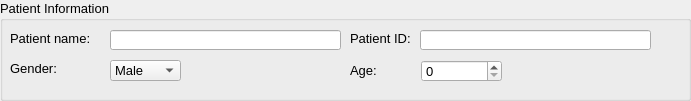
    <widget class="QGroupBox" name="groupBox">
     <property name="geometry">
      <rect>
       <x>0</x>
       <y>40</y>
       <width>691</width>
       <height>101</height>
      </rect>
     </property>
     <property name="sizePolicy">
      <sizepolicy hsizetype="Expanding" vsizetype="Expanding">
       <horstretch>2</horstretch>
       <verstretch>2</verstretch>
      </sizepolicy>
     </property>
     <property name="font">
      <font>
       <pointsize>10</pointsize>
      </font>
     </property>
     <property name="title">
      <string>Patient Information</string>
     </property>
     <widget class="QLabel" name="label_2">
      <property name="geometry">
       <rect>
        <x>10</x>
        <y>30</y>
        <width>91</width>
        <height>16</height>
       </rect>
      </property>
      <property name="sizePolicy">
       <sizepolicy hsizetype="Expanding" vsizetype="Expanding">
        <horstretch>2</horstretch>
        <verstretch>2</verstretch>
       </sizepolicy>
      </property>
      <property name="font">
       <font>
        <pointsize>10</pointsize>
       </font>
      </property>
      <property name="text">
       <string>Patient name:</string>
      </property>
     </widget>
     <widget class="QLineEdit" name="lineEdit">
      <property name="geometry">
       <rect>
        <x>110</x>
        <y>30</y>
        <width>231</width>
        <height>20</height>
       </rect>
      </property>
      <property name="sizePolicy">
       <sizepolicy hsizetype="Expanding" vsizetype="Expanding">
        <horstretch>2</horstretch>
        <verstretch>2</verstretch>
       </sizepolicy>
      </property>
      <property name="font">
       <font>
        <pointsize>10</pointsize>
       </font>
      </property>
     </widget>
     <widget class="QLabel" name="label_3">
      <property name="geometry">
       <rect>
        <x>10</x>
        <y>60</y>
        <width>71</width>
        <height>16</height>
       </rect>
      </property>
      <property name="sizePolicy">
       <sizepolicy hsizetype="Expanding" vsizetype="Expanding">
        <horstretch>2</horstretch>
        <verstretch>2</verstretch>
       </sizepolicy>
      </property>
      <property name="font">
       <font>
        <pointsize>10</pointsize>
       </font>
      </property>
      <property name="text">
       <string>Gender:</string>
      </property>
     </widget>
     <widget class="QComboBox" name="gender_cb">
      <property name="geometry">
       <rect>
        <x>110</x>
        <y>60</y>
        <width>71</width>
        <height>21</height>
       </rect>
      </property>
      <property name="sizePolicy">
       <sizepolicy hsizetype="Expanding" vsizetype="Expanding">
        <horstretch>2</horstretch>
        <verstretch>2</verstretch>
       </sizepolicy>
      </property>
      <property name="font">
       <font>
        <pointsize>10</pointsize>
       </font>
      </property>
      <item>
       <property name="text">
        <string>Male</string>
       </property>
      </item>
      <item>
       <property name="text">
        <string>Female</string>
       </property>
      </item>
      <item>
       <property name="text">
        <string>Other</string>
       </property>
      </item>
     </widget>
     <widget class="QLabel" name="label_4">
      <property name="geometry">
       <rect>
        <x>350</x>
        <y>30</y>
        <width>61</width>
        <height>16</height>
       </rect>
      </property>
      <property name="sizePolicy">
       <sizepolicy hsizetype="Expanding" vsizetype="Expanding">
        <horstretch>2</horstretch>
        <verstretch>2</verstretch>
       </sizepolicy>
      </property>
      <property name="font">
       <font>
        <pointsize>10</pointsize>
       </font>
      </property>
      <property name="text">
       <string>Patient ID:</string>
      </property>
     </widget>
     <widget class="QLineEdit" name="lineEdit_2">
      <property name="geometry">
       <rect>
        <x>420</x>
        <y>30</y>
        <width>231</width>
        <height>20</height>
       </rect>
      </property>
      <property name="sizePolicy">
       <sizepolicy hsizetype="Expanding" vsizetype="Expanding">
        <horstretch>2</horstretch>
        <verstretch>2</verstretch>
       </sizepolicy>
      </property>
      <property name="font">
       <font>
        <pointsize>10</pointsize>
       </font>
      </property>
     </widget>
     <widget class="QLabel" name="label_5">
      <property name="geometry">
       <rect>
        <x>350</x>
        <y>60</y>
        <width>31</width>
        <height>20</height>
       </rect>
      </property>
      <property name="sizePolicy">
       <sizepolicy hsizetype="Expanding" vsizetype="Expanding">
        <horstretch>2</horstretch>
        <verstretch>2</verstretch>
       </sizepolicy>
      </property>
      <property name="font">
       <font>
        <pointsize>10</pointsize>
       </font>
      </property>
      <property name="text">
       <string>Age:</string>
      </property>
     </widget>
     <widget class="QSpinBox" name="spinBox">
      <property name="geometry">
       <rect>
        <x>421</x>
        <y>60</y>
        <width>81</width>
        <height>22</height>
       </rect>
      </property>
      <property name="sizePolicy">
       <sizepolicy hsizetype="Expanding" vsizetype="Expanding">
        <horstretch>2</horstretch>
        <verstretch>2</verstretch>
       </sizepolicy>
      </property>
      <property name="font">
       <font>
        <pointsize>10</pointsize>
       </font>
      </property>
     </widget>
    </widget>
